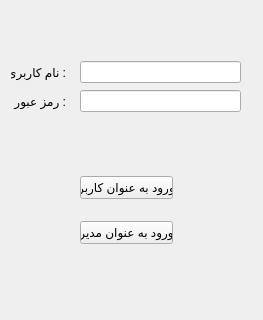
<?xml version="1.0" encoding="UTF-8"?>
<ui version="4.0">
 <class>MainWindow</class>
 <widget class="QMainWindow" name="MainWindow">
  <property name="geometry">
   <rect>
    <x>0</x>
    <y>0</y>
    <width>263</width>
    <height>320</height>
   </rect>
  </property>
  <property name="windowTitle">
   <string>صفحه ورود</string>
  </property>
  <widget class="QWidget" name="centralwidget">
   <widget class="QWidget" name="layoutWidget">
    <property name="geometry">
     <rect>
      <x>80</x>
      <y>160</y>
      <width>93</width>
      <height>101</height>
     </rect>
    </property>
    <layout class="QVBoxLayout" name="verticalLayout">
     <item>
      <widget class="QPushButton" name="pushButton">
       <property name="text">
        <string>ورود به عنوان کاربر</string>
       </property>
      </widget>
     </item>
     <item>
      <widget class="QPushButton" name="pushButton_2">
       <property name="text">
        <string>ورود به عنوان مدیر</string>
       </property>
      </widget>
     </item>
    </layout>
   </widget>
   <widget class="QWidget" name="layoutWidget">
    <property name="geometry">
     <rect>
      <x>80</x>
      <y>60</y>
      <width>161</width>
      <height>53</height>
     </rect>
    </property>
    <layout class="QVBoxLayout" name="verticalLayout_2">
     <item>
      <widget class="QLineEdit" name="lineEdituser"/>
     </item>
     <item>
      <widget class="QLineEdit" name="lineEditpass"/>
     </item>
    </layout>
   </widget>
   <widget class="QWidget" name="layoutWidget">
    <property name="geometry">
     <rect>
      <x>11</x>
      <y>61</y>
      <width>55</width>
      <height>51</height>
     </rect>
    </property>
    <layout class="QVBoxLayout" name="verticalLayout_3">
     <item>
      <widget class="QLabel" name="label">
       <property name="text">
        <string>: نام کاربری</string>
       </property>
      </widget>
     </item>
     <item>
      <widget class="QLabel" name="label_2">
       <property name="text">
        <string>: رمز عبور</string>
       </property>
      </widget>
     </item>
    </layout>
   </widget>
  </widget>
 </widget>
 <resources/>
 <connections/>
</ui>
